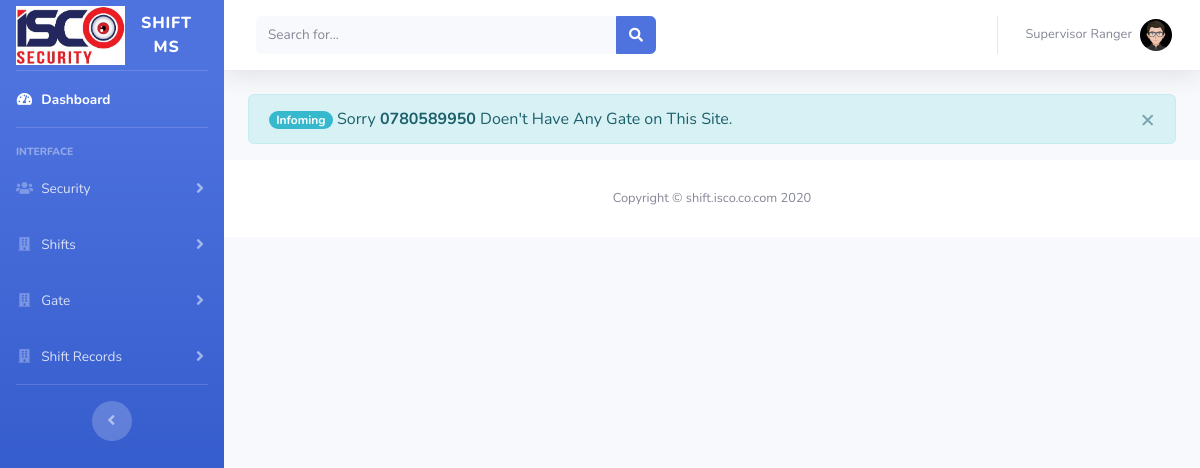
The app's page /supervisor/index.php?view-gate (signed in), older data.
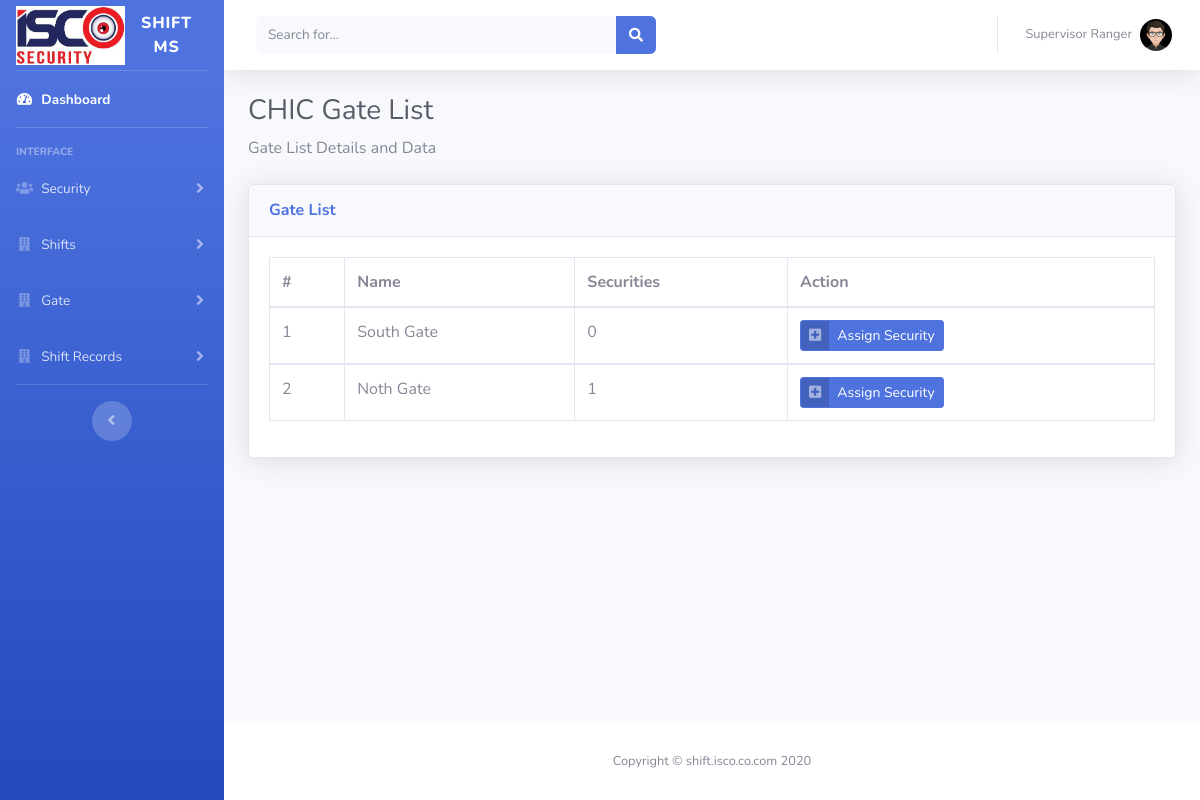
The same page, newer data.
### tables this page shows
CREATE TABLE `supervisor` (
  `supervisor_id` int(11) NOT NULL,
  `username` longtext DEFAULT NULL,
  `password` longtext DEFAULT NULL,
  `supervisor_name` longtext DEFAULT NULL,
  `gender` longtext DEFAULT NULL,
  `u_type_id` int(100) DEFAULT NULL,
  `tel` longtext DEFAULT NULL,
  `mail` longtext DEFAULT NULL,
  `profile` varchar(255) DEFAULT NULL,
  `site_id` int(11) DEFAULT NULL
);

CREATE TABLE `site` (
  `site_id` int(11) NOT NULL,
  `site_name` longtext NOT NULL,
  `site_address` longtext NOT NULL,
  `site_email` longtext NOT NULL,
  `site_tel` longtext NOT NULL,
  `site_date` timestamp NOT NULL DEFAULT current_timestamp() ON UPDATE current_timestamp(),
  `supervisor_id` int(50) DEFAULT NULL
);

CREATE TABLE `gate` (
  `gate_id` int(11) NOT NULL,
  `gate_name` longtext NOT NULL,
  `site_id` int(50) NOT NULL,
  `created_date` datetime NOT NULL
);

### supervisor/index.php (the view, shortened to what this page needs)
<?php
include "../config/config.php";
if(isset($_SESSION['ISC0_SHIFT_MS_2020_SUPERVISOR']) == false){
    header("Location:../index.php");
}else{
?>
<!DOCTYPE html>
<html lang="en">
<head>
  <link href="../assets/vendor/fontawesome-free/css/all.min.css" rel="stylesheet" type="text/css">
  <link href="../assets/css/sb-admin-2.min.css" rel="stylesheet">
</head>
<body id="page-top">
  <?php
    $sql5="SELECT * from supervisor where username='$_SESSION[ISC0_SHIFT_MS_2020_SUPERVISOR]'";
    $result5=$conn->query($sql5);
    while ($row5 = $result5->fetch_assoc()) {
    $m_names=$row5['supervisor_name'];
    $m_username=$row5['username'];
    $m_profile=$row5['profile'];
    $site_id=$row5['site_id'];
    $sql_1=" SELECT * from site where site_id='$site_id' ";
    $result_1=$conn->query($sql_1);
    while ($row_1 = $result_1->fetch_assoc()) {
      $site_name=$row_1['site_name'];
    }
    if (empty($m_profile)) {
        $fileName = "user-avatar.jpg";
    } else {
        $fileName = "$m_profile";
    }
    }
  ?>
  <div id="wrapper">
    <ul class="navbar-nav bg-gradient-primary sidebar sidebar-dark accordion" id="accordionSidebar">
      <a class="sidebar-brand d-flex align-items-center justify-content-center" href="index.php">
        <div class="sidebar-brand-icon">
          <img src="../assets/img/logo.png" width="100%">
        </div>
        <div class="sidebar-brand-text mx-3">SHIFT MS</div>
      </a>
      <hr class="sidebar-divider my-0">
      <li class="nav-item active">
        <a class="nav-link" href="index.php">
          <i class="fas fa-fw fa-tachometer-alt"></i>
          <span>Dashboard</span></a>
      </li>
      <hr class="sidebar-divider">
      <div class="sidebar-heading">
        Interface
      </div>
      <li class="nav-item">
        <a class="nav-link collapsed" href="#" data-toggle="collapse" data-target="#collapseTwo" aria-expanded="true" aria-controls="collapseTwo">
          <i class="fas fa-fw fa-users"></i>
          <span>Security</span>
        </a>
      </li>
      <li class="nav-item">
        <a class="nav-link collapsed" href="#" data-toggle="collapse" data-target="#collapseUtilities_4" aria-expanded="true" aria-controls="collapseUtilities_4">
          <i class="fas fa-fw fa-building"></i>
          <span>Shifts</span>
        </a>
      </li>
      <li class="nav-item">
        <a class="nav-link collapsed" href="#" data-toggle="collapse" data-target="#collapseUtilities_5" aria-expanded="true" aria-controls="collapseUtilities_5">
          <i class="fas fa-fw fa-building"></i>
          <span>Gate</span>
        </a>
      </li>
      <li class="nav-item">
        <a class="nav-link collapsed" href="#" data-toggle="collapse" data-target="#collapseUtilities_1" aria-expanded="true" aria-controls="collapseUtilities_1">
          <i class="fas fa-fw fa-building"></i>
          <span>Shift Records</span>
        </a>
      </li>
      <hr class="sidebar-divider">
      <div class="text-center d-none d-md-inline">
        <button class="rounded-circle border-0" id="sidebarToggle"></button>
      </div>
    </ul>
    <div id="content-wrapper" class="d-flex flex-column">
      <div id="content">
        <nav class="navbar navbar-expand navbar-light bg-white topbar mb-4 static-top shadow">
          <form class="d-none d-sm-inline-block form-inline mr-auto ml-md-3 my-2 my-md-0 mw-100 navbar-search">
            <div class="input-group">
              <input type="text" class="form-control bg-light border-0 small" placeholder="Search for..." aria-label="Search" aria-describedby="basic-addon2">
              <div class="input-group-append">
                <button class="btn btn-primary" type="button">
                  <i class="fas fa-search fa-sm"></i>
                </button>
              </div>
            </div>
          </form>
          <ul class="navbar-nav ml-auto">
            <li class="nav-item dropdown no-arrow">
              <a class="nav-link dropdown-toggle" href="#" id="userDropdown" role="button" data-toggle="dropdown" aria-haspopup="true" aria-expanded="false">
                <span class="mr-2 d-none d-lg-inline text-gray-600 small"><?php echo $m_names ?></span>
                <img class="img-profile rounded-circle" src="supervisor_profile/<?php echo $fileName ?>" alt="<?php echo $m_names ?>">
              </a>
            </li>
          </ul>
        </nav>
  <?php
     if(isset($_GET['home']))
    {
      include("home.php");
    }
    elseif(isset($_GET['view-security']))
      {
        include("view_security.php");
      }
    elseif(isset($_GET['view-security-shifts-data']))
      {
        include("view_security_shift_data.php");
      }
    elseif(isset($_GET['assign-shift']))
      {
        include("assign_shift.php");
      }
    elseif(isset($_GET['shift-assignment']))
      {
        include("shift_assignment.php");
      }
    elseif(isset($_GET['update-shift-assignment']))
      {
        include("update_shift_assignment.php");
      }
    elseif(isset($_GET['view-shift-assigned']))
      {
        include("view_security_shifts.php");
      }
    elseif(isset($_GET['view-shift-records']))
      {
        include("all_site_shift_records.php");
      }
    elseif(isset($_GET['view-person-sec-records']))
      {
        include("view_personal_shift_records.php");
      }
    elseif(isset($_GET['add-gate']))
      {
        include("new_gate.php");
      }
    elseif(isset($_GET['view-gate']))
      {
        include("view_gate.php");
      }
    elseif(isset($_GET['gate-assignment']))
      {
        include("assign_gate.php");
      }
      elseif(isset($_GET['settings']))
      {
        include("settings.php");
      }
    elseif(isset($_GET['profile']))
      {
        include("profile.php");
      }
    elseif(isset($_GET[' ']))
      {
        include(" ");
      }
    else
    {
      include("home.php");
    }
  ?>
      </div>
      <footer class="sticky-footer bg-white">
        <div class="container my-auto">
          <div class="copyright text-center my-auto">
            <span>Copyright &copy; shift.isco.co.com 2020</span>
          </div>
        </div>
      </footer>
    </div>
  </div>
</body>
</html>
<?php
}
?>

### supervisor/view_gate.php (shortened to what this page needs)
<div class="container-fluid">
    <?php
        $query1=$conn->query("SELECT * FROM gate WHERE site_id='$site_id' ");
        if($query1->num_rows <= 0   ){
    ?>
        <div class="sufee-alert alert with-close alert-info alert-dismissible fade show">
            <span class="badge badge-pill badge-info">Infoming</span>
            Sorry <b><?php echo $m_username ?></b> Doen't Have Any Gate on This Site.
                <button type="button" class="close" data-dismiss="alert" aria-label="Close">
                <span aria-hidden="true">&times;</span>
                </button>
        </div>
    <?php
        }else{
    ?>
        <h1 class="h3 mb-2 text-gray-800"><?php echo $site_name; ?> Gate List</h1>
        <p class="mb-4">Gate List Details and Data </p>
        <div class="card shadow mb-4">
        <div class="card-header py-3">
          <h6 class="m-0 font-weight-bold text-primary">Gate List</h6>
        </div>
            <div class="card-body">
        <div class="table-responsive">
          <table class="table table-bordered" id="dataTable" width="100%" cellspacing="0">
            <thead>
              <tr>
                  <th>#</th>
                  <th>Name</th>
                  <th>Securities</th>
                  <th>Action</th>
              </tr>
            </thead>
            <?php
            	$no=0;
              $sql1="SELECT * FROM gate ORDER BY gate_id DESC";
              $result1=$conn->query($sql1);
              while ($row1 = $result1->fetch_assoc()) {
              	$no+=1;
              	$gate_id=$row1['gate_id'];
             	$sql_3=" SELECT COUNT(gate_id) AS no_security FROM `security` WHERE gate_id='$gate_id' ";
              $result_3=$conn->query($sql_3);
              while ($row_3 = $result_3->fetch_assoc()) {
              $tot_sec =$row_3['no_security'];
          	}
          ?>
          <tbody>
              <tr>
                  <td><?php echo $no; ?></td>
                  <td><?php echo $row1['gate_name'];?></td>
                  <td><?php echo $tot_sec;?></td>
                  <td>
                      <a href="index.php?gate-assignment&gate_id=<?php echo $gate_id ?>" class="btn btn-primary btn-icon-split btn-sm" >
                          <span class="icon text-white-50">
                                 <i class="fas fa-plus-square"></i>
                          </span>
                              <span class="text">Assign Security</span>
                      </a>
                   </td>
              </tr>
          </tbody>
          <?php }  ?>
          </table>
        </div>
      </div>
      </div>
    </div>
    <?php
        }
    ?>

Row changes from the older to the newer data that the page shows:
shown differently, row unchanged: supervisor "Supervisor Ranger": username "0780589950" → (not shown)
now on this page (row unchanged): site: site_name "CHIC"
added gate: gate_name "South Gate", tot_sec "0"
added gate: gate_name "Noth Gate", tot_sec "1"
Text that changed along with them:
text no longer shown: "Infoming Sorry Doen't Have Any Gate on This Site. ×"
text now shown: "Gate List Gate List Details and Data Gate List # Name Securities Action"
